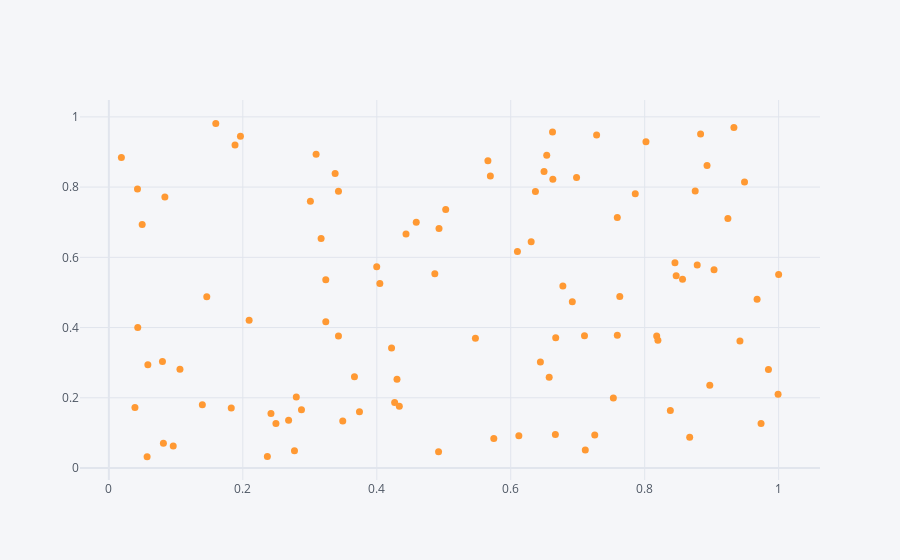

The notebook cell this image was saved under:
### Code cell
df.iplot(kind = "scatter", x = "a",y="b", mode = "markers",size = 7)
